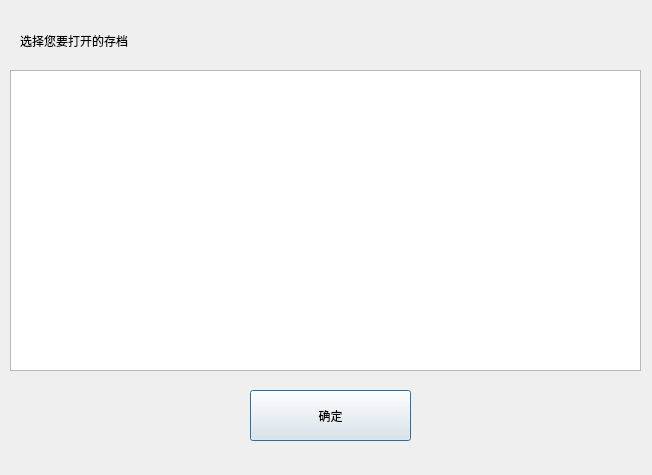
<?xml version="1.0" encoding="UTF-8"?>
<ui version="4.0">
 <class>Dialog</class>
 <widget class="QDialog" name="Dialog">
  <property name="geometry">
   <rect>
    <x>0</x>
    <y>0</y>
    <width>652</width>
    <height>475</height>
   </rect>
  </property>
  <property name="windowTitle">
   <string>Dialog</string>
  </property>
  <widget class="QLabel" name="label">
   <property name="geometry">
    <rect>
     <x>20</x>
     <y>20</y>
     <width>591</width>
     <height>41</height>
    </rect>
   </property>
   <property name="text">
    <string>选择您要打开的存档</string>
   </property>
  </widget>
  <widget class="QListWidget" name="listWidget">
   <property name="geometry">
    <rect>
     <x>10</x>
     <y>70</y>
     <width>631</width>
     <height>301</height>
    </rect>
   </property>
  </widget>
  <widget class="QPushButton" name="pushButton">
   <property name="geometry">
    <rect>
     <x>250</x>
     <y>390</y>
     <width>161</width>
     <height>51</height>
    </rect>
   </property>
   <property name="text">
    <string>确定</string>
   </property>
  </widget>
 </widget>
 <resources/>
 <connections/>
</ui>
